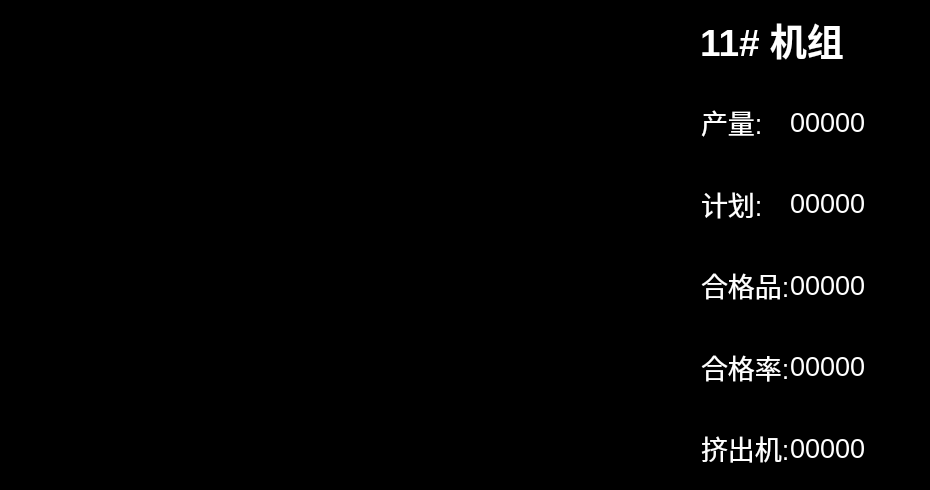
     <widget class="QFrame" name="frame_curve11">
      <property name="geometry">
       <rect>
        <x>1930</x>
        <y>1030</y>
        <width>930</width>
        <height>490</height>
       </rect>
      </property>
      <property name="styleSheet">
       <string notr="true">background-color: rgb(0, 0, 0);</string>
      </property>
      <property name="frameShape">
       <enum>QFrame::StyledPanel</enum>
      </property>
      <property name="frameShadow">
       <enum>QFrame::Raised</enum>
      </property>
      <widget class="QLabel" name="curve11_title">
       <property name="geometry">
        <rect>
         <x>700</x>
         <y>0</y>
         <width>190</width>
         <height>80</height>
        </rect>
       </property>
       <property name="font">
        <font>
         <pointsize>28</pointsize>
         <weight>75</weight>
         <bold>true</bold>
        </font>
       </property>
       <property name="layoutDirection">
        <enum>Qt::LeftToRight</enum>
       </property>
       <property name="autoFillBackground">
        <bool>false</bool>
       </property>
       <property name="styleSheet">
        <string notr="true">color: rgb(255, 255, 255);</string>
       </property>
       <property name="text">
        <string>11# 机组</string>
       </property>
      </widget>
      <widget class="QWidget" name="curve11" native="true">
       <property name="geometry">
        <rect>
         <x>0</x>
         <y>0</y>
         <width>740</width>
         <height>490</height>
        </rect>
       </property>
       <property name="font">
        <font>
         <pointsize>10</pointsize>
        </font>
       </property>
      </widget>
      <widget class="QFrame" name="frame_data1_8">
       <property name="geometry">
        <rect>
         <x>700</x>
         <y>80</y>
         <width>230</width>
         <height>410</height>
        </rect>
       </property>
       <property name="frameShape">
        <enum>QFrame::StyledPanel</enum>
       </property>
       <property name="frameShadow">
        <enum>QFrame::Raised</enum>
       </property>
       <layout class="QGridLayout" name="gridLayout_11">
        <property name="leftMargin">
         <number>0</number>
        </property>
        <property name="topMargin">
         <number>0</number>
        </property>
        <property name="rightMargin">
         <number>0</number>
        </property>
        <property name="bottomMargin">
         <number>0</number>
        </property>
        <property name="spacing">
         <number>0</number>
        </property>
        <item row="0" column="0">
         <widget class="QLabel" name="curve1_lable1_8">
          <property name="sizePolicy">
           <sizepolicy hsizetype="Expanding" vsizetype="Expanding">
            <horstretch>1</horstretch>
            <verstretch>1</verstretch>
           </sizepolicy>
          </property>
          <property name="font">
           <font>
            <pointsize>20</pointsize>
           </font>
          </property>
          <property name="styleSheet">
           <string notr="true">color: rgb(255, 255, 255);</string>
          </property>
          <property name="text">
           <string>产量:</string>
          </property>
         </widget>
        </item>
        <item row="1" column="0">
         <widget class="QLabel" name="curve1_lable3_8">
          <property name="sizePolicy">
           <sizepolicy hsizetype="Preferred" vsizetype="Expanding">
            <horstretch>0</horstretch>
            <verstretch>1</verstretch>
           </sizepolicy>
          </property>
          <property name="font">
           <font>
            <pointsize>20</pointsize>
           </font>
          </property>
          <property name="styleSheet">
           <string notr="true">color: rgb(255, 255, 255);</string>
          </property>
          <property name="text">
           <string>计划:</string>
          </property>
         </widget>
        </item>
        <item row="1" column="1">
         <widget class="QLabel" name="curve1_lable4_8">
          <property name="font">
           <font>
            <pointsize>20</pointsize>
           </font>
          </property>
          <property name="styleSheet">
           <string notr="true">color: rgb(255, 255, 255);</string>
          </property>
          <property name="text">
           <string>00000</string>
          </property>
         </widget>
        </item>
        <item row="2" column="0">
         <widget class="QLabel" name="curve1_lable5_8">
          <property name="sizePolicy">
           <sizepolicy hsizetype="Preferred" vsizetype="Expanding">
            <horstretch>0</horstretch>
            <verstretch>1</verstretch>
           </sizepolicy>
          </property>
          <property name="font">
           <font>
            <pointsize>20</pointsize>
           </font>
          </property>
          <property name="styleSheet">
           <string notr="true">color: rgb(255, 255, 255);</string>
          </property>
          <property name="text">
           <string>合格品:</string>
          </property>
         </widget>
        </item>
        <item row="2" column="1">
         <widget class="QLabel" name="curve1_lable6_8">
          <property name="font">
           <font>
            <pointsize>20</pointsize>
           </font>
          </property>
          <property name="styleSheet">
           <string notr="true">color: rgb(255, 255, 255);</string>
          </property>
          <property name="text">
           <string>00000</string>
          </property>
         </widget>
        </item>
        <item row="3" column="0">
         <widget class="QLabel" name="curve1_lable7_8">
          <property name="sizePolicy">
           <sizepolicy hsizetype="Preferred" vsizetype="Expanding">
            <horstretch>0</horstretch>
            <verstretch>1</verstretch>
           </sizepolicy>
          </property>
          <property name="font">
           <font>
            <pointsize>20</pointsize>
           </font>
          </property>
          <property name="styleSheet">
           <string notr="true">color: rgb(255, 255, 255);</string>
          </property>
          <property name="text">
           <string>合格率:</string>
          </property>
         </widget>
        </item>
        <item row="3" column="1">
         <widget class="QLabel" name="curve1_lable8_8">
          <property name="font">
           <font>
            <pointsize>20</pointsize>
           </font>
          </property>
          <property name="styleSheet">
           <string notr="true">color: rgb(255, 255, 255);</string>
          </property>
          <property name="text">
           <string>00000</string>
          </property>
         </widget>
        </item>
        <item row="4" column="0">
         <widget class="QLabel" name="curve1_lable9_8">
          <property name="sizePolicy">
           <sizepolicy hsizetype="Preferred" vsizetype="Expanding">
            <horstretch>0</horstretch>
            <verstretch>1</verstretch>
           </sizepolicy>
          </property>
          <property name="font">
           <font>
            <pointsize>20</pointsize>
           </font>
          </property>
          <property name="styleSheet">
           <string notr="true">color: rgb(255, 255, 255);</string>
          </property>
          <property name="text">
           <string>挤出机:</string>
          </property>
         </widget>
        </item>
        <item row="4" column="1">
         <widget class="QLabel" name="curve1_lable10_8">
          <property name="font">
           <font>
            <pointsize>20</pointsize>
           </font>
          </property>
          <property name="styleSheet">
           <string notr="true">color: rgb(255, 255, 255);</string>
          </property>
          <property name="text">
           <string>00000</string>
          </property>
         </widget>
        </item>
        <item row="0" column="1">
         <widget class="QLabel" name="curve1_lable2_8">
          <property name="sizePolicy">
           <sizepolicy hsizetype="Expanding" vsizetype="Preferred">
            <horstretch>3</horstretch>
            <verstretch>0</verstretch>
           </sizepolicy>
          </property>
          <property name="font">
           <font>
            <pointsize>20</pointsize>
           </font>
          </property>
          <property name="styleSheet">
           <string notr="true">color: rgb(255, 255, 255);</string>
          </property>
          <property name="text">
           <string>00000</string>
          </property>
         </widget>
        </item>
       </layout>
      </widget>
      <zorder>curve11</zorder>
      <zorder>frame_data1_8</zorder>
      <zorder>curve11_title</zorder>
     </widget>
